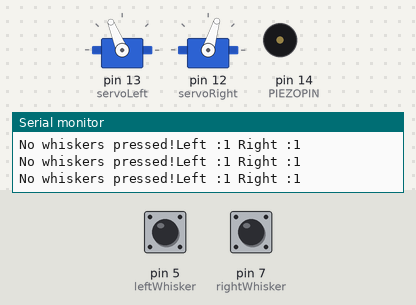
Bench run of a sketch on a simulated Arduino Uno, built with avr-gcc and run on an emulated ATmega328P. On the bench: 2 × servo, buzzer (waves = sounding, pin HIGH), the last lines printed to the serial monitor. Inputs (shaded band) come from the test bench; at power-on: pin 5 (leftWhisker) HIGH, pin 7 (rightWhisker) HIGH.

Above: at 1.2 s.
1.3 s: pin 5 (leftWhisker) pulled LOW for 0.15 s
At 2.1 s:
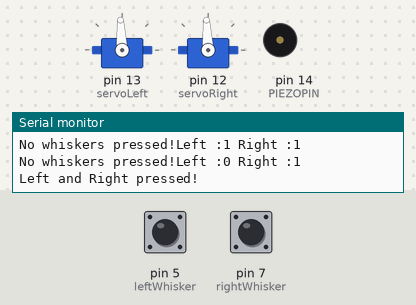
4.4 s: pin 7 (rightWhisker) pulled LOW for 3.2 s
At 5.8 s:
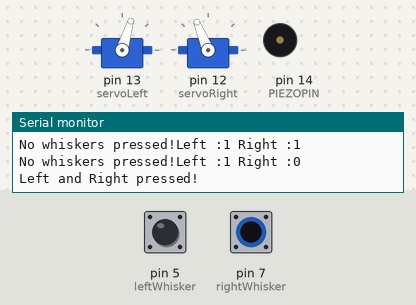
10.6 s: pin 5 (leftWhisker) pulled LOW for 1 s
At 13.6 s:
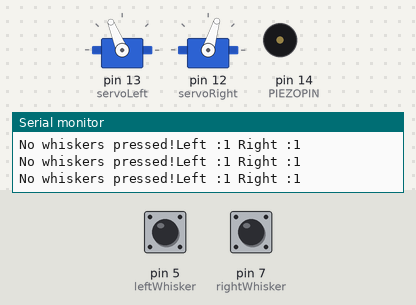
14.6 s: pin 7 (rightWhisker) pulled LOW for 0.15 s
At 15.4 s:
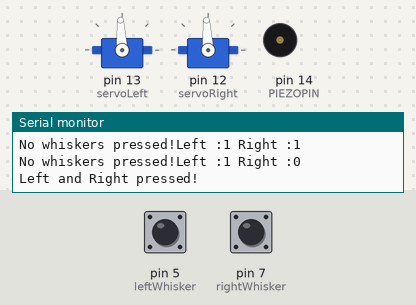
17.7 s: pin 7 (rightWhisker) pulled LOW for 1 s
At 20.6 s:
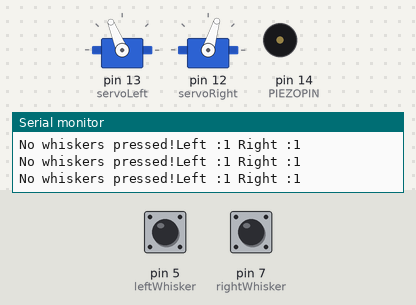
21.7 s: pin 5 (leftWhisker) pulsed LOW 2 times (0.12 s each, 0.3 s apart)
At 22.5 s:
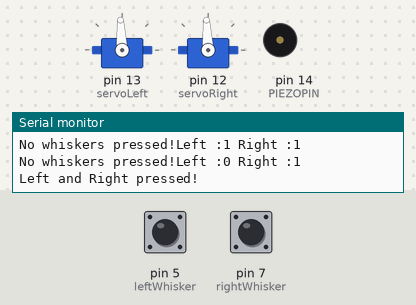
Timing chart, 0 to 25.2 s (numbered marks = the images above; inputs shaded):
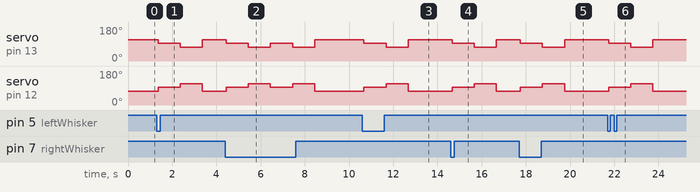

The sketch:

sketch_jun28b.ino
```cpp
#include <Servo.h>
int leftWhisker = 5;
int rightWhisker = 7;

int PIEZOPIN = 14;

Servo servoRight;
Servo servoLeft;

void moveKitty() {
  servoLeft.writeMicroseconds(1700);
  servoRight.writeMicroseconds(1300);
  }

void stopKitty() {
  servoLeft.writeMicroseconds(1500);
  servoRight.writeMicroseconds(1500);
  delay(1000);
  servoLeft.writeMicroseconds(1300);
  servoRight.writeMicroseconds(1700);
  delay(1000);
  }

void right() {
  servoLeft.writeMicroseconds(1300);
  servoRight.writeMicroseconds(1500);
  delay(1000);
}
void left() {
  servoLeft.writeMicroseconds(1500);
  servoRight.writeMicroseconds(1300);
  delay(1000);
}

void setup() {
  pinMode(PIEZOPIN, OUTPUT);                 // Attach piezo to pin 5.
  servoLeft.attach(13);                      // Attach left signal to pin 13
  servoRight.attach(12);                     // Attach right signal to pin 12
  servoLeft.writeMicroseconds(1500);        // Calibrate left servo
  servoRight.writeMicroseconds(1500);       // Calibrate right servo
  // Attach LED pins here.
  Serial.begin(9600);
   pinMode(leftWhisker, INPUT);
   pinMode(rightWhisker, INPUT);
}

void loop() {
  int leftWhiskerValue = digitalRead(leftWhisker);
  int rightWhiskerValue = digitalRead(rightWhisker);
  Serial.print("Left :");
  Serial.print(leftWhiskerValue);
  Serial.print(" Right :");
  Serial.print(rightWhiskerValue);
  Serial.println("");
  if(leftWhiskerValue == 0 || rightWhiskerValue == 0){
    Serial.println("Left and Right pressed!");
    stopKitty();
  }
    else if (leftWhiskerValue == 0) {
    Serial.print("Left pressed!");
    stopKitty();
    right();
    moveKitty();
   }
   else if(rightWhiskerValue == 0){
    Serial.print("Right pressed!");
    stopKitty();
    left();
    moveKitty();
   }
   else {
    Serial.print("No whiskers pressed!");
    moveKitty();
   }
}
```

Measured:
- after the input at 1.3 s, servo on pin 13 (servoLeft): 112° → 93° after 0.06 s, → 73° 1.0 s later, → 112° 1.0 s later; servo on pin 12 (servoRight): 73° → 93° after 0.06 s, → 112° 1.0 s later, → 73° 1.0 s later
- after the input at 4.4 s, servo on pin 13 (servoLeft): 112° → 93° at once, → 73° 1.0 s later, → 93° 1.0 s later, → 73° 1.0 s later, … (5 changes in this stretch); servo on pin 12 (servoRight): 73° → 93° at once, → 112° 1.0 s later, → 93° 1.0 s later, → 112° 1.0 s later, … (5 changes in this stretch)
- after the input at 10.6 s, servo on pin 13 (servoLeft): 112° → 93° after 0.08 s, → 73° 1.0 s later, → 112° 1.0 s later; servo on pin 12 (servoRight): 73° → 93° after 0.08 s, → 112° 1.0 s later, → 73° 1.0 s later
- after the input at 14.6 s, servo on pin 13 (servoLeft): 112° → 93° after 0.07 s, → 73° 1.0 s later, → 112° 1.0 s later; servo on pin 12 (servoRight): 73° → 93° after 0.07 s, → 112° 1.0 s later, → 73° 1.0 s later
- after the input at 17.7 s, servo on pin 13 (servoLeft): 112° → 93° after 0.05 s, → 73° 1.0 s later, → 112° 1.0 s later; servo on pin 12 (servoRight): 73° → 93° after 0.05 s, → 112° 1.0 s later, → 73° 1.0 s later
- after the input at 21.7 s, servo on pin 13 (servoLeft): 112° → 93° after 0.05 s, → 73° 1.0 s later, → 112° 1.0 s later; servo on pin 12 (servoRight): 73° → 93° after 0.05 s, → 112° 1.0 s later, → 73° 1.0 s later
